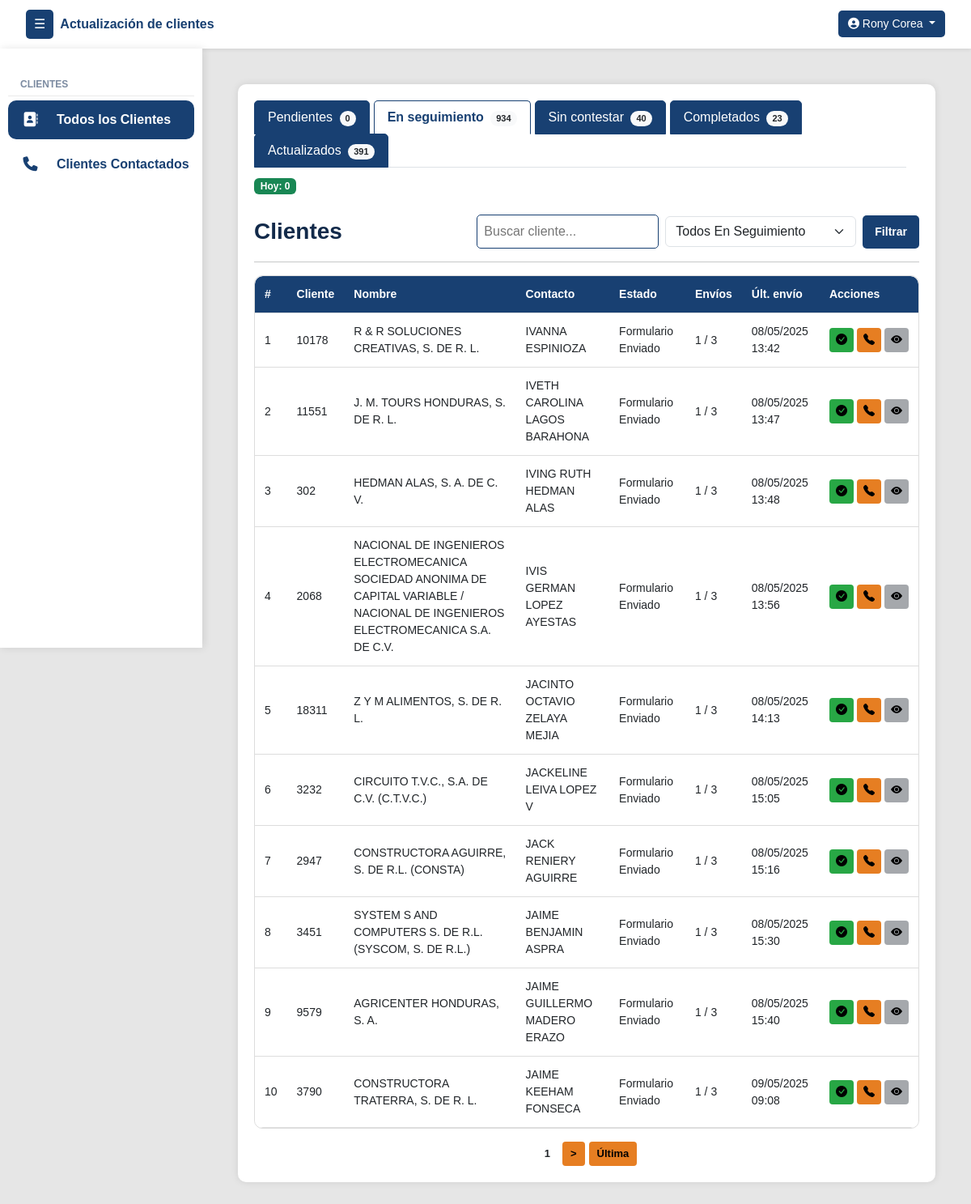
The page /clientes/seguimiento/ (signed in) on the database as committed earlier.
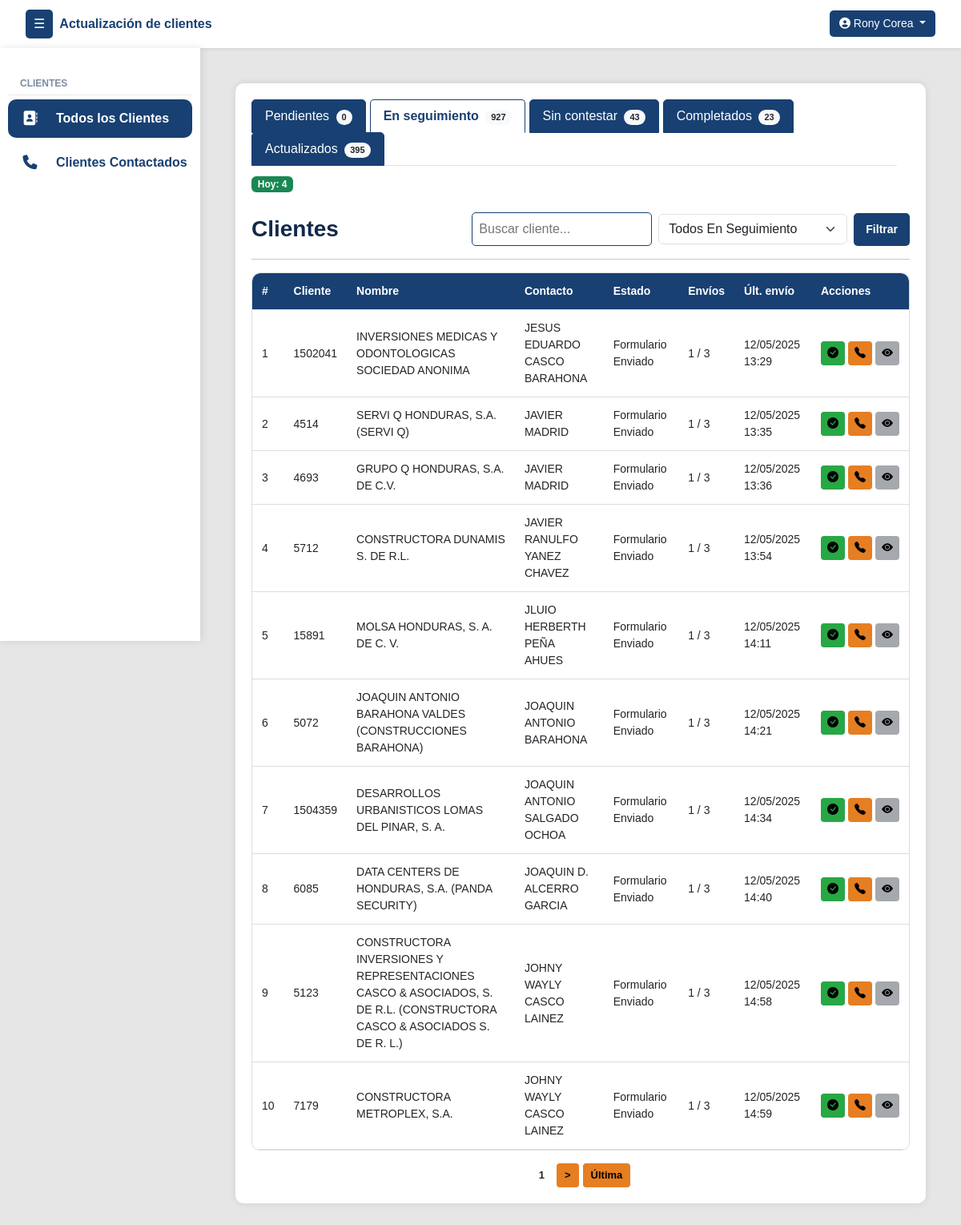
The same page on the database as committed later.
### clientes/models.py (models this page shows, shortened)
class Cliente(models.Model):
    numero_cliente = models.CharField(max_length=50, unique=True)
    nombre_cliente = models.CharField(max_length=255)
    contacto_cliente = models.CharField(max_length=255)
    contacto_cargo = models.CharField(max_length=100, null=True, blank=True)
    telefono_cliente = models.CharField(max_length=50, null=True, blank=True)
    telefono_dos = models.CharField(max_length=50, null=True, blank=True)
    direccion = models.CharField(max_length=255, null=True, blank=True)
    correo = models.CharField(max_length=254, null=True, blank=True)
    estado_actual = models.ForeignKey(EstadoReporte, on_delete=models.SET_NULL, null=True, blank=True, default=1)
    asignado_inicial = models.ForeignKey(User, on_delete=models.SET_NULL, null=True, blank=True, related_name='clientes_asignados_inicialmente')
    asignado_usuario = models.ForeignKey(User, on_delete=models.SET_NULL, null=True, blank=True, related_name='clientes_asignados')
    veces_contactado = models.PositiveIntegerField(default=0)
    sin_contestar = models.PositiveIntegerField(default=0)
    formulario_sin_contestar = models.PositiveIntegerField(default=0)
    ultima_llamada_no_contesto = models.DateTimeField(null=True, blank=True)
    ultimo_envio_formulario = models.DateTimeField(null=True, blank=True)

class EstadoReporte(models.Model):
    nombre = models.CharField(max_length=100, unique=True)
    creado_por = models.ForeignKey(User, on_delete=models.SET_NULL, null=True, blank=True)
    creado_en = models.DateTimeField(auto_now_add=True)
    estado = models.CharField(max_length=50, choices=[('activo', 'Activo'), ('inactivo', 'Inactivo')])
    intentos = models.PositiveIntegerField(default=0)
    genera_movimiento = models.BooleanField(default=True)

class HistorialEstadoSinMovimiento(models.Model):
    cliente = models.ForeignKey(Cliente, on_delete=models.CASCADE, related_name='historial_sin_movimiento')
    estado = models.ForeignKey(EstadoReporte, on_delete=models.SET_NULL, null=True)
    actualizado_por = models.ForeignKey(User, on_delete=models.SET_NULL, null=True)
    actualizado_por_admin = models.ForeignKey(User, on_delete=models.SET_NULL, null=True, blank=True, related_name='historial_admin')
    nota = models.CharField(max_length=500, blank=True)
    fecha_hora = models.DateTimeField(auto_now_add=True)
    genera_movimiento = models.BooleanField(default=False)

### clientes/views.py (the view)
# urls.py: path('clientes/seguimiento/', vistasClientes.clientes_seguimiento, name='clientes_seguimiento'),
@login_required
def clientes_seguimiento(request):
    hoy = timezone.localdate()
    usuario = request.user
    if not usuario.groups.filter(name="estandar_group").exists():
        messages.error(request, "Acceso no permitido.")
        return redirect("login")
    search_query = request.GET.get("q", "").strip()
    estado_query = request.GET.get("estado", "").strip().lower()
    estados_seguimiento = EstadoReporte.objects.filter(
        genera_movimiento=False
    ).exclude(nombre__iexact="pendiente").exclude(nombre__iexact="no contestó")
    subquery_ultima_historial = HistorialEstadoSinMovimiento.objects.filter(
        cliente=OuterRef('pk')
    ).order_by('-fecha_hora').values('fecha_hora')[:1]
    clientes_seguimiento_qs = Cliente.objects.filter(
        asignado_usuario=usuario,
        estado_actual__in=estados_seguimiento
    ).annotate(
        ultima_fecha_hist=Subquery(subquery_ultima_historial, output_field=DateTimeField())
    )
    if search_query:
        clientes_seguimiento_qs = clientes_seguimiento_qs.filter(
            Q(nombre_cliente__icontains=search_query) |
            Q(numero_cliente__icontains=search_query) |
            Q(contacto_cliente__icontains=search_query)
        )
    if estado_query:
        clientes_seguimiento_qs = clientes_seguimiento_qs.filter(estado_actual__nombre__iexact=estado_query)
    clientes_seguimiento_qs = clientes_seguimiento_qs.order_by('ultima_fecha_hist')
    clientes_seguimiento = paginar_queryset(request, clientes_seguimiento_qs, 'seguimiento')
    movimientos_usuario = MovimientoEstado.objects.filter(cliente=OuterRef('pk'), actualizado_por=usuario)
    primer_movimiento_qs = MovimientoEstado.objects.filter(cliente=OuterRef('pk')).order_by('fecha_hora')
    primer_movimiento_usuario = Subquery(primer_movimiento_qs.values('actualizado_por')[:1])
    primer_movimiento_estado = Subquery(primer_movimiento_qs.values('estado__nombre')[:1])
    clientes_sin_actualizar_qs = Cliente.objects.annotate(
        tiene_movimiento_usuario=Exists(movimientos_usuario),
        primer_usuario_id=primer_movimiento_usuario,
        primer_estado_nombre=primer_movimiento_estado
    ).filter(
        (Q(tiene_movimiento_usuario=True) & ~Q(estado_actual__nombre__iexact="actualizado")) |
        (Q(estado_actual__nombre__iexact="actualizado") & Q(primer_usuario_id=usuario.id) & ~Q(primer_estado_nombre__iexact="actualizado"))
    )
    estados_reporte_filtro = EstadoReporte.objects.filter(
        id__in=Cliente.objects.filter(
            asignado_usuario=usuario,
            estado_actual__in=estados_seguimiento
        ).values_list('estado_actual', flat=True).distinct()
    )
    estados_reporte = EstadoReporte.objects.filter(estado="activo") \
        .exclude(nombre__iexact="pendiente") \
        .exclude(nombre__iexact="no localizado") \
        .exclude(nombre__iexact="por localizar") \
        .exclude(nombre__iexact="formulario sin respuesta") \
        .exclude(nombre__iexact="cerrado (por admin)")
    actualizados_hoy_qs = Cliente.objects.filter(
        estado_actual__nombre__iexact="actualizado",
        movimientos__estado__nombre__iexact="actualizado",
        movimientos__actualizado_por=usuario,
        movimientos__fecha_hora__date=hoy
    ).distinct()
    clientes_sin_actualizar_hoy_qs = Cliente.objects.annotate(
        tiene_movimiento_usuario=Exists(movimientos_usuario),
        primer_usuario_id=primer_movimiento_qs.values('actualizado_por')[:1],
        primer_estado_nombre=primer_movimiento_qs.values('estado__nombre')[:1]
    ).filter(
        Q(movimientos__fecha_hora__date=hoy),
        (Q(tiene_movimiento_usuario=True) & ~Q(estado_actual__nombre__iexact="actualizado")) |
        (Q(estado_actual__nombre__iexact="actualizado") & Q(primer_usuario_id=usuario.id) & ~Q(primer_estado_nombre__iexact="actualizado"))
    ).distinct()
    return render(request, 'clientes/clientes.html', {
        "clientes_seguimiento": clientes_seguimiento,
        "estado_reporte": estados_reporte,
        "estado_reporte_filtro": estados_reporte_filtro,
        "estado_seguimiento": EstadoReporte.objects.filter(nombre__iexact="formulario enviado").first(),
        "view_type": "seguimiento",
        "search_query": search_query,
        "estado_query": estado_query,
        "count_pendientes": Cliente.objects.filter(asignado_usuario=usuario, estado_actual__nombre__iexact="pendiente").count(),
        "count_seguimiento": clientes_seguimiento_qs.count(),
        "count_no_contesto": Cliente.objects.filter(asignado_usuario=usuario, estado_actual__nombre__iexact="no contestó").count(),
        "count_actualizados": Cliente.objects.filter(
            estado_actual__nombre__iexact="actualizado",
            movimientos__estado__nombre__iexact="actualizado",
            movimientos__actualizado_por=usuario
        ).distinct().count(),
        "count_sin_actualizar": clientes_sin_actualizar_qs.count(),
        "count_actualizados_hoy": actualizados_hoy_qs.count() + clientes_sin_actualizar_hoy_qs.count(),
    })

### UpdateTracker/templatetags/group_filters.py (called while the page is built)
@register.filter(name='has_group')
def has_group(user, group_name):
    return user.groups.filter(name=group_name).exists()

### clientes/views.py (called while the page is built)
def paginar_queryset(request, queryset, param, por_pagina=10):
    paginator = Paginator(queryset, por_pagina)
    pagina = request.GET.get(param)
    return paginator.get_page(pagina)

### templates/clientes/clientes.html (shortened to what the changed rows need)
{% extends 'layout/layout.html' %}
{% block content %}
<div class="container">
    <div class="tabs-container d-flex justify-content-between align-items-center flex-wrap">
        <ul class="nav nav-tabs flex-grow-1 me-3" id="clienteTabs" role="tablist">
            <li class="nav-item" role="presentation">
                <a class="nav-link {% if view_type == 'seguimiento' %}active{% endif %}" id="seguimiento-tab" href="{% url 'clientes_seguimiento' %}" role="tab" aria-controls="seguimiento" aria-selected="false">
                    En seguimiento <span class="badge rounded-pill bg-light text-dark ms-1" id="countSeguimiento">{{ count_seguimiento }}</span>
                </a>
            </li>
            <li class="nav-item" role="presentation">
                <a class="nav-link {% if view_type == 'nocontesto' %}active{% endif %}" id="nocontesto-tab" href="{% url 'clientes_sin_contestar' %}" role="tab" aria-controls="nocontesto" aria-selected="false">
                    Sin contestar <span class="badge rounded-pill bg-light text-dark ms-1" id="countNoContesto">{{ count_no_contesto }}</span>
                </a>
            </li>
            <li class="nav-item" role="presentation">
                <a class="nav-link {% if view_type == 'actualizados' %}active{% endif %}" id="actualizados-tab" href="{% url 'clientes_actualizados' %}" role="tab" aria-controls="actualizados" aria-selected="false">
                    Actualizados <span class="badge rounded-pill bg-light text-dark ms-1" id="countActualizados">{{ count_actualizados }}</span>
                </a>
            </li>
        </ul>
        <div class="hoy-counter text-nowrap mt-2 mt-md-0">
            <span class="badge bg-success">
                Hoy: {{ count_actualizados_hoy }}
            </span>
        </div>
    </div>
    <div class="tab-content mt-4" id="clienteTabsContent">
        {% if view_type == 'seguimiento' %}
        <div class="tab-pane fade show active" id="seguimiento" role="tabpanel" aria-labelledby="seguimiento-tab">
            <div class="table-responsive">
                <table class="styled-table" id="tablaSeguimiento">
                    <thead>
                        <tr>
                            <th>#</th>
                            <th>Cliente</th>
                            <th>Nombre</th>
                            <th>Contacto</th>
                            <th>Estado</th>
                            <th>Envíos</th>
                            <th>Últ. envío</th>
                            <th>Acciones</th>
                        </tr>
                    </thead>
                    <tbody>
                        {% for cliente in clientes_seguimiento %}
                        <tr>
                            <td>{{ forloop.counter }}</td>
                            <td>{{ cliente.numero_cliente }}</td>
                            <td>{{ cliente.nombre_cliente }}</td>
                            <td>{{ cliente.contacto_cliente }}</td>
                            <td>{{ cliente.estado_actual.nombre }}</td>
                            <td>
                                {% if cliente.estado_actual.nombre|lower == "formulario enviado" %}
                                    {{ cliente.formulario_sin_contestar }} / {{ cliente.estado_actual.intentos }}
                                {% else %}
                                    -
                                {% endif %}
                            </td>
                            <td>
                                {% with ultimo_historial=cliente.historial_sin_movimiento.last %}
                                    {% if ultimo_historial %}
                                        {{ ultimo_historial.fecha_hora|date:"d/m/Y H:i" }}
                                    {% else %}
                                        -
                                    {% endif %}
                                {% endwith %}
                            </td>
                            <td class="text-center">
                                <div class="acciones-btns">
                                    <form method="POST" action="{% url 'actualizar_estado_cliente' %}">
                                        <button type="submit" class="btn btn-accion btn-actualizar" title="Actualizar cliente">
                                            <i class="bi bi-check-circle-fill"></i>
                                        </button>
                                    </form>
                                    <button class="btn btn-accion btn-llamar btn-abrir-modal"
                                            data-bs-toggle="modal"
                                            data-bs-target="#modalReportarCliente"
                                            data-id="{{ cliente.id }}"
                                            data-numero="{{ cliente.numero_cliente }}"
                                            data-nombre="{{ cliente.nombre_cliente }}"
                                            data-contacto="{{ cliente.contacto_cliente }}"
                                            data-telefono="{{ cliente.telefono_cliente|default_if_none:'' }}"
                                            data-telefono2="{{ cliente.telefono_dos|default_if_none:'' }}"
                                            data-correo="{{ cliente.correo|default_if_none:'' }}"
                                            data-direccion="{{ cliente.direccion|default_if_none:'' }}"
                                            data-cargo="{{ cliente.contacto_cargo|default_if_none:'' }}">
                                        <i class="bi bi-telephone-fill"></i>
                                    </button>
                                    <button class="btn btn-accion btn-detalle"
                                            title="Detalle"
                                            data-bs-toggle="modal"
                                            data-bs-target="#modalDetalle{{ cliente.id }}">
                                        <i class="bi bi-eye-fill"></i>
                                    </button>
                                </div>
                            </td>
                        </tr>
                        {% empty %}
                        <tr>
                            <td colspan="8" class="text-center">No hay clientes en seguimiento.</td>
                        </tr>
                        {% endfor %}
                    </tbody>
                </table>
            </div>
        </div>
        {% endif %}
    </div>
{% endblock %}

Rows that differ between the two databases and show on the page:
no longer on this page (row edited): Cliente: numero_cliente "10178", nombre_cliente "R & R SOLUCIONES CREATIVAS, S. DE R. L.", contacto_cliente "IVANNA ESPINIOZA", estado_actual.nombre "Formulario Enviado", formulario_sin_contestar "1", estado_actual.intentos "3", historial_sin_movimiento.last.fecha_hora "08/05/2025 13:42"
no longer on this page (row edited): Cliente: numero_cliente "11551", nombre_cliente "J. M. TOURS HONDURAS, S. DE R. L.", contacto_cliente "IVETH CAROLINA LAGOS BARAHONA", estado_actual.nombre "Formulario Enviado", formulario_sin_contestar "1", estado_actual.intentos "3", historial_sin_movimiento.last.fecha_hora "08/05/2025 13:47"
no longer on this page (row edited): Cliente: numero_cliente "302", nombre_cliente "HEDMAN ALAS, S. A. DE C. V.", contacto_cliente "IVING RUTH HEDMAN ALAS", estado_actual.nombre "Formulario Enviado", formulario_sin_contestar "1", estado_actual.intentos "3", historial_sin_movimiento.last.fecha_hora "08/05/2025 13:48"
no longer on this page (row edited): Cliente: numero_cliente "2068", nombre_cliente "NACIONAL DE INGENIEROS ELECTROMECANICA SOCIEDAD ANONIMA DE CAPITAL VARIABLE / NACIONAL DE INGENIEROS ELECTROMECANICA S.A. DE C.V.", contacto_cliente "IVIS GERMAN LOPEZ AYESTAS", estado_actual.nombre "Formulario Enviado", formulario_sin_contestar "1", estado_actual.intentos "3", historial_sin_movimiento.last.fecha_hora "08/05/2025 13:56"
no longer on this page (row edited): Cliente: numero_cliente "18311", nombre_cliente "Z Y M ALIMENTOS, S. DE R. L.", contacto_cliente "JACINTO OCTAVIO ZELAYA MEJIA", estado_actual.nombre "Formulario Enviado", formulario_sin_contestar "1", estado_actual.intentos "3", historial_sin_movimiento.last.fecha_hora "08/05/2025 14:13"
no longer on this page (row edited): Cliente: numero_cliente "3232", nombre_cliente "CIRCUITO T.V.C., S.A. DE C.V. (C.T.V.C.)", contacto_cliente "JACKELINE LEIVA LOPEZ V", estado_actual.nombre "Formulario Enviado", formulario_sin_contestar "1", estado_actual.intentos "3", historial_sin_movimiento.last.fecha_hora "08/05/2025 15:05"
no longer on this page (row edited): Cliente: numero_cliente "2947", nombre_cliente "CONSTRUCTORA AGUIRRE, S. DE R.L. (CONSTA)", contacto_cliente "JACK RENIERY AGUIRRE", estado_actual.nombre "Formulario Enviado", formulario_sin_contestar "1", estado_actual.intentos "3", historial_sin_movimiento.last.fecha_hora "08/05/2025 15:16"
no longer on this page (row edited): Cliente: numero_cliente "3451", nombre_cliente "SYSTEM S AND COMPUTERS S. DE R.L. (SYSCOM, S. DE R.L.)", contacto_cliente "JAIME BENJAMIN ASPRA", estado_actual.nombre "Formulario Enviado", formulario_sin_contestar "1", estado_actual.intentos "3", historial_sin_movimiento.last.fecha_hora "08/05/2025 15:30"
no longer on this page (row edited): Cliente: numero_cliente "9579", nombre_cliente "AGRICENTER HONDURAS, S. A.", contacto_cliente "JAIME GUILLERMO MADERO ERAZO", estado_actual.nombre "Formulario Enviado", formulario_sin_contestar "1", estado_actual.intentos "3", historial_sin_movimiento.last.fecha_hora "08/05/2025 15:40"
no longer on this page (row edited): Cliente: numero_cliente "3790", nombre_cliente "CONSTRUCTORA TRATERRA, S. DE R. L.", contacto_cliente "JAIME KEEHAM FONSECA", estado_actual.nombre "Formulario Enviado", formulario_sin_contestar "1", estado_actual.intentos "3", historial_sin_movimiento.last.fecha_hora "09/05/2025 09:08"
now on this page (row unchanged): Cliente: numero_cliente "1502041", nombre_cliente "INVERSIONES MEDICAS Y ODONTOLOGICAS SOCIEDAD ANONIMA", contacto_cliente "JESUS EDUARDO CASCO BARAHONA", estado_actual.nombre "Formulario Enviado", formulario_sin_contestar "1", estado_actual.intentos "3", historial_sin_movimiento.last.fecha_hora "12/05/2025 13:29"
now on this page (row unchanged): Cliente: numero_cliente "4514", nombre_cliente "SERVI Q HONDURAS, S.A. (SERVI Q)", contacto_cliente "JAVIER MADRID", estado_actual.nombre "Formulario Enviado", formulario_sin_contestar "1", estado_actual.intentos "3", historial_sin_movimiento.last.fecha_hora "12/05/2025 13:35"
now on this page (row unchanged): Cliente: numero_cliente "4693", nombre_cliente "GRUPO Q HONDURAS, S.A. DE C.V.", contacto_cliente "JAVIER MADRID", estado_actual.nombre "Formulario Enviado", formulario_sin_contestar "1", estado_actual.intentos "3", historial_sin_movimiento.last.fecha_hora "12/05/2025 13:36"
now on this page (row unchanged): Cliente: numero_cliente "5712", nombre_cliente "CONSTRUCTORA DUNAMIS S. DE R.L.", contacto_cliente "JAVIER RANULFO YANEZ CHAVEZ", estado_actual.nombre "Formulario Enviado", formulario_sin_contestar "1", estado_actual.intentos "3", historial_sin_movimiento.last.fecha_hora "12/05/2025 13:54"
now on this page (row unchanged): Cliente: numero_cliente "15891", nombre_cliente "MOLSA HONDURAS, S. A. DE C. V.", contacto_cliente "JLUIO HERBERTH PEÑA AHUES", estado_actual.nombre "Formulario Enviado", formulario_sin_contestar "1", estado_actual.intentos "3", historial_sin_movimiento.last.fecha_hora "12/05/2025 14:11"
now on this page (row unchanged): Cliente: numero_cliente "5072", nombre_cliente "JOAQUIN ANTONIO BARAHONA VALDES (CONSTRUCCIONES BARAHONA)", contacto_cliente "JOAQUIN ANTONIO BARAHONA", estado_actual.nombre "Formulario Enviado", formulario_sin_contestar "1", estado_actual.intentos "3", historial_sin_movimiento.last.fecha_hora "12/05/2025 14:21"
now on this page (row unchanged): Cliente: numero_cliente "1504359", nombre_cliente "DESARROLLOS URBANISTICOS LOMAS DEL PINAR, S. A.", contacto_cliente "JOAQUIN ANTONIO SALGADO OCHOA", estado_actual.nombre "Formulario Enviado", formulario_sin_contestar "1", estado_actual.intentos "3", historial_sin_movimiento.last.fecha_hora "12/05/2025 14:34"
now on this page (row unchanged): Cliente: numero_cliente "6085", nombre_cliente "DATA CENTERS DE HONDURAS, S.A. (PANDA SECURITY)", contacto_cliente "JOAQUIN D. ALCERRO GARCIA", estado_actual.nombre "Formulario Enviado", formulario_sin_contestar "1", estado_actual.intentos "3", historial_sin_movimiento.last.fecha_hora "12/05/2025 14:40"
now on this page (row unchanged): Cliente: numero_cliente "5123", nombre_cliente "CONSTRUCTORA INVERSIONES Y REPRESENTACIONES CASCO & ASOCIADOS, S. DE R.L. (CONSTRUCTORA CASCO & ASOCIADOS S. DE R. L.)", contacto_cliente "JOHNY WAYLY CASCO LAINEZ", estado_actual.nombre "Formulario Enviado", formulario_sin_contestar "1", estado_actual.intentos "3", historial_sin_movimiento.last.fecha_hora "12/05/2025 14:58"
now on this page (row unchanged): Cliente: numero_cliente "7179", nombre_cliente "CONSTRUCTORA METROPLEX, S.A.", contacto_cliente "JOHNY WAYLY CASCO LAINEZ", estado_actual.nombre "Formulario Enviado", formulario_sin_contestar "1", estado_actual.intentos "3", historial_sin_movimiento.last.fecha_hora "12/05/2025 14:59"
Other text that changed with them:
{{ count_seguimiento }}: "934" → "927"
{{ count_no_contesto }}: "40" → "43"
{{ count_actualizados }}: "391" → "395"
{{ count_actualizados_hoy }}: "0" → "4"
